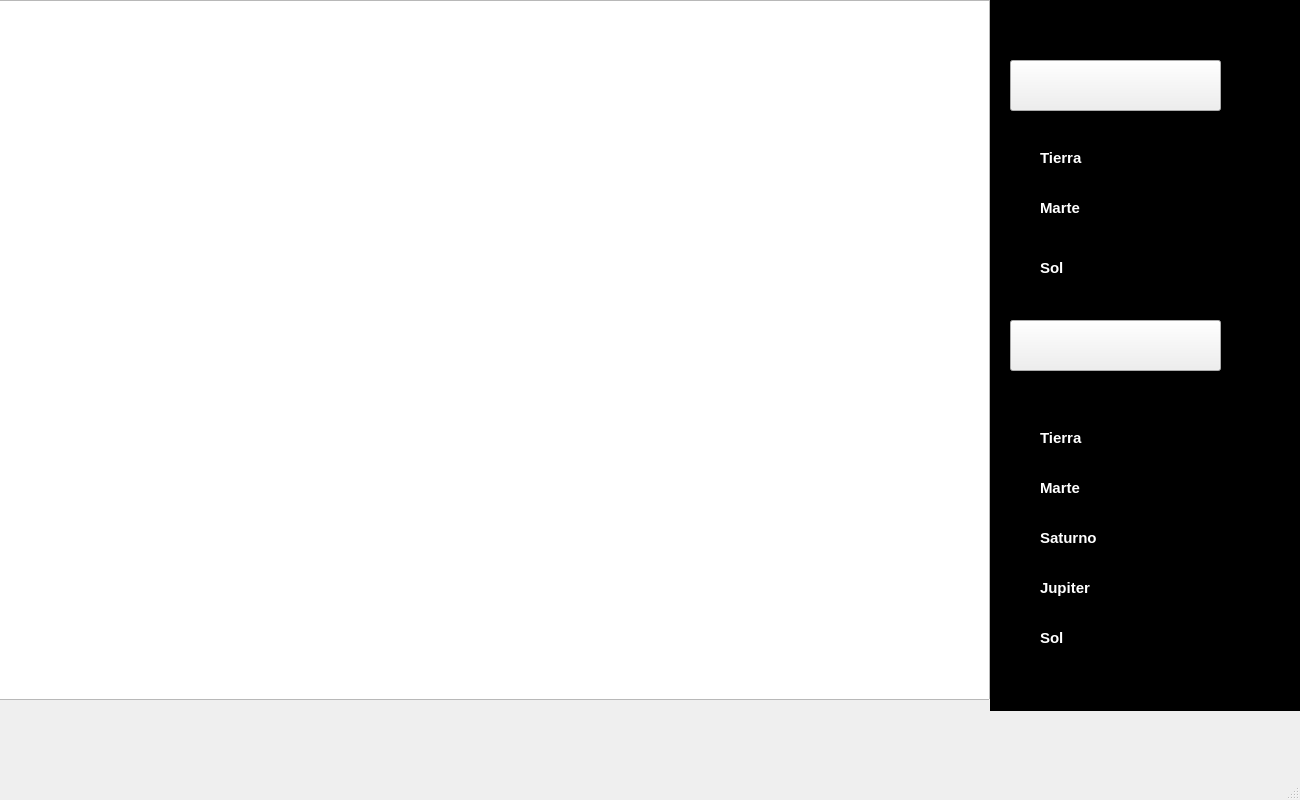
<?xml version="1.0" encoding="UTF-8"?>
<ui version="4.0">
 <class>MainWindow</class>
 <widget class="QMainWindow" name="MainWindow">
  <property name="geometry">
   <rect>
    <x>0</x>
    <y>0</y>
    <width>1300</width>
    <height>800</height>
   </rect>
  </property>
  <property name="windowTitle">
   <string>MainWindow</string>
  </property>
  <widget class="QWidget" name="centralwidget">
   <property name="sizePolicy">
    <sizepolicy hsizetype="Expanding" vsizetype="Preferred">
     <horstretch>0</horstretch>
     <verstretch>0</verstretch>
    </sizepolicy>
   </property>
   <widget class="QGraphicsView" name="graphicsView">
    <property name="geometry">
     <rect>
      <x>-10</x>
      <y>0</y>
      <width>1000</width>
      <height>700</height>
     </rect>
    </property>
    <property name="verticalScrollBarPolicy">
     <enum>Qt::ScrollBarAlwaysOff</enum>
    </property>
    <property name="horizontalScrollBarPolicy">
     <enum>Qt::ScrollBarAlwaysOff</enum>
    </property>
   </widget>
   <widget class="QPushButton" name="sistema1">
    <property name="geometry">
     <rect>
      <x>1010</x>
      <y>60</y>
      <width>211</width>
      <height>51</height>
     </rect>
    </property>
    <property name="font">
     <font>
      <family>Arial Black</family>
      <pointsize>14</pointsize>
      <weight>75</weight>
      <bold>true</bold>
     </font>
    </property>
    <property name="whatsThis">
     <string>&lt;!DOCTYPE HTML PUBLIC &quot;-//W3C//DTD HTML 4.0//EN&quot; &quot;http://www.w3.org/TR/REC-html40/strict.dtd&quot;&gt;
&lt;html&gt;&lt;head&gt;&lt;meta name=&quot;qrichtext&quot; content=&quot;1&quot; /&gt;&lt;style type=&quot;text/css&quot;&gt;
p, li { white-space: pre-wrap; }
&lt;/style&gt;&lt;/head&gt;&lt;body style=&quot; font-family:'Arial Black'; font-size:14pt; font-weight:600; font-style:normal;&quot;&gt;
&lt;p align=&quot;justify&quot; style=&quot; margin-top:12px; margin-bottom:12px; margin-left:0px; margin-right:0px; -qt-block-indent:0; text-indent:0px;&quot;&gt;&lt;img src=&quot;:/imagenes/sistema1.jpg&quot; /&gt;&lt;/p&gt;&lt;/body&gt;&lt;/html&gt;</string>
    </property>
    <property name="styleSheet">
     <string notr="true">background-image: url(:/imagenes/sistema1.jpg);
</string>
    </property>
    <property name="text">
     <string/>
    </property>
   </widget>
   <widget class="QLabel" name="label">
    <property name="geometry">
     <rect>
      <x>990</x>
      <y>0</y>
      <width>311</width>
      <height>711</height>
     </rect>
    </property>
    <property name="styleSheet">
     <string notr="true">background-color: rgb(0, 0, 0);</string>
    </property>
    <property name="text">
     <string/>
    </property>
   </widget>
   <widget class="QPushButton" name="sistema2">
    <property name="geometry">
     <rect>
      <x>1010</x>
      <y>320</y>
      <width>211</width>
      <height>51</height>
     </rect>
    </property>
    <property name="whatsThis">
     <string>&lt;html&gt;&lt;head/&gt;&lt;body&gt;&lt;p&gt;&lt;img src=&quot;:/imagenes/sistema2.jpg&quot;/&gt;&lt;/p&gt;&lt;/body&gt;&lt;/html&gt;</string>
    </property>
    <property name="styleSheet">
     <string notr="true">background-image: url(:/imagenes/sistema2.jpg);</string>
    </property>
    <property name="text">
     <string/>
    </property>
   </widget>
   <widget class="QLabel" name="tierra">
    <property name="geometry">
     <rect>
      <x>1010</x>
      <y>150</y>
      <width>21</width>
      <height>21</height>
     </rect>
    </property>
    <property name="whatsThis">
     <string>&lt;html&gt;&lt;head/&gt;&lt;body&gt;&lt;p&gt;&lt;img src=&quot;:/imagenes/tierra.png&quot;/&gt;&lt;/p&gt;&lt;/body&gt;&lt;/html&gt;</string>
    </property>
    <property name="styleSheet">
     <string notr="true">background-image: url(:/imagenes/tierra.png);</string>
    </property>
    <property name="text">
     <string/>
    </property>
   </widget>
   <widget class="QLabel" name="tierra_2">
    <property name="geometry">
     <rect>
      <x>1010</x>
      <y>200</y>
      <width>21</width>
      <height>21</height>
     </rect>
    </property>
    <property name="whatsThis">
     <string>&lt;html&gt;&lt;head/&gt;&lt;body&gt;&lt;p&gt;&lt;img src=&quot;:/imagenes/tierra.png&quot;/&gt;&lt;/p&gt;&lt;/body&gt;&lt;/html&gt;</string>
    </property>
    <property name="styleSheet">
     <string notr="true">background-image: url(:/imagenes/marte.png);</string>
    </property>
    <property name="text">
     <string/>
    </property>
   </widget>
   <widget class="QLabel" name="tierra_3">
    <property name="geometry">
     <rect>
      <x>1005</x>
      <y>250</y>
      <width>31</width>
      <height>31</height>
     </rect>
    </property>
    <property name="whatsThis">
     <string>&lt;html&gt;&lt;head/&gt;&lt;body&gt;&lt;p&gt;&lt;img src=&quot;:/imagenes/tierra.png&quot;/&gt;&lt;/p&gt;&lt;/body&gt;&lt;/html&gt;</string>
    </property>
    <property name="styleSheet">
     <string notr="true">background-image: url(:/imagenes/sol.png);</string>
    </property>
    <property name="text">
     <string/>
    </property>
   </widget>
   <widget class="QLabel" name="label_2">
    <property name="geometry">
     <rect>
      <x>1040</x>
      <y>150</y>
      <width>71</width>
      <height>16</height>
     </rect>
    </property>
    <property name="font">
     <font>
      <pointsize>11</pointsize>
      <weight>75</weight>
      <bold>true</bold>
     </font>
    </property>
    <property name="styleSheet">
     <string notr="true">color: rgb(255, 255, 255);</string>
    </property>
    <property name="text">
     <string>Tierra</string>
    </property>
   </widget>
   <widget class="QLabel" name="label_3">
    <property name="geometry">
     <rect>
      <x>1040</x>
      <y>200</y>
      <width>71</width>
      <height>16</height>
     </rect>
    </property>
    <property name="font">
     <font>
      <pointsize>11</pointsize>
      <weight>75</weight>
      <bold>true</bold>
     </font>
    </property>
    <property name="styleSheet">
     <string notr="true">color: rgb(255, 255, 255);</string>
    </property>
    <property name="text">
     <string>Marte</string>
    </property>
   </widget>
   <widget class="QLabel" name="label_4">
    <property name="geometry">
     <rect>
      <x>1040</x>
      <y>260</y>
      <width>71</width>
      <height>16</height>
     </rect>
    </property>
    <property name="font">
     <font>
      <pointsize>11</pointsize>
      <weight>75</weight>
      <bold>true</bold>
     </font>
    </property>
    <property name="styleSheet">
     <string notr="true">color: rgb(255, 255, 255);</string>
    </property>
    <property name="text">
     <string>Sol</string>
    </property>
   </widget>
   <widget class="QLabel" name="tierra_4">
    <property name="geometry">
     <rect>
      <x>1005</x>
      <y>620</y>
      <width>31</width>
      <height>31</height>
     </rect>
    </property>
    <property name="whatsThis">
     <string>&lt;html&gt;&lt;head/&gt;&lt;body&gt;&lt;p&gt;&lt;img src=&quot;:/imagenes/tierra.png&quot;/&gt;&lt;/p&gt;&lt;/body&gt;&lt;/html&gt;</string>
    </property>
    <property name="styleSheet">
     <string notr="true">background-image: url(:/imagenes/sol.png);</string>
    </property>
    <property name="text">
     <string/>
    </property>
   </widget>
   <widget class="QLabel" name="label_5">
    <property name="geometry">
     <rect>
      <x>1040</x>
      <y>630</y>
      <width>71</width>
      <height>16</height>
     </rect>
    </property>
    <property name="font">
     <font>
      <pointsize>11</pointsize>
      <weight>75</weight>
      <bold>true</bold>
     </font>
    </property>
    <property name="styleSheet">
     <string notr="true">color: rgb(255, 255, 255);</string>
    </property>
    <property name="text">
     <string>Sol</string>
    </property>
   </widget>
   <widget class="QLabel" name="tierra_5">
    <property name="geometry">
     <rect>
      <x>1010</x>
      <y>480</y>
      <width>21</width>
      <height>21</height>
     </rect>
    </property>
    <property name="whatsThis">
     <string>&lt;html&gt;&lt;head/&gt;&lt;body&gt;&lt;p&gt;&lt;img src=&quot;:/imagenes/tierra.png&quot;/&gt;&lt;/p&gt;&lt;/body&gt;&lt;/html&gt;</string>
    </property>
    <property name="styleSheet">
     <string notr="true">background-image: url(:/imagenes/marte.png);</string>
    </property>
    <property name="text">
     <string/>
    </property>
   </widget>
   <widget class="QLabel" name="label_6">
    <property name="geometry">
     <rect>
      <x>1040</x>
      <y>430</y>
      <width>71</width>
      <height>16</height>
     </rect>
    </property>
    <property name="font">
     <font>
      <pointsize>11</pointsize>
      <weight>75</weight>
      <bold>true</bold>
     </font>
    </property>
    <property name="styleSheet">
     <string notr="true">color: rgb(255, 255, 255);</string>
    </property>
    <property name="text">
     <string>Tierra</string>
    </property>
   </widget>
   <widget class="QLabel" name="label_7">
    <property name="geometry">
     <rect>
      <x>1040</x>
      <y>480</y>
      <width>71</width>
      <height>16</height>
     </rect>
    </property>
    <property name="font">
     <font>
      <pointsize>11</pointsize>
      <weight>75</weight>
      <bold>true</bold>
     </font>
    </property>
    <property name="styleSheet">
     <string notr="true">color: rgb(255, 255, 255);</string>
    </property>
    <property name="text">
     <string>Marte</string>
    </property>
   </widget>
   <widget class="QLabel" name="tierra_6">
    <property name="geometry">
     <rect>
      <x>1010</x>
      <y>430</y>
      <width>21</width>
      <height>21</height>
     </rect>
    </property>
    <property name="whatsThis">
     <string>&lt;html&gt;&lt;head/&gt;&lt;body&gt;&lt;p&gt;&lt;img src=&quot;:/imagenes/tierra.png&quot;/&gt;&lt;/p&gt;&lt;/body&gt;&lt;/html&gt;</string>
    </property>
    <property name="styleSheet">
     <string notr="true">background-image: url(:/imagenes/tierra.png);</string>
    </property>
    <property name="text">
     <string/>
    </property>
   </widget>
   <widget class="QLabel" name="tierra_7">
    <property name="geometry">
     <rect>
      <x>1000</x>
      <y>530</y>
      <width>36</width>
      <height>21</height>
     </rect>
    </property>
    <property name="whatsThis">
     <string>&lt;html&gt;&lt;head/&gt;&lt;body&gt;&lt;p&gt;&lt;img src=&quot;:/imagenes/tierra.png&quot;/&gt;&lt;/p&gt;&lt;/body&gt;&lt;/html&gt;</string>
    </property>
    <property name="styleSheet">
     <string notr="true">background-image: url(:/imagenes/saturno.png);</string>
    </property>
    <property name="text">
     <string/>
    </property>
   </widget>
   <widget class="QLabel" name="label_8">
    <property name="geometry">
     <rect>
      <x>1040</x>
      <y>530</y>
      <width>71</width>
      <height>16</height>
     </rect>
    </property>
    <property name="font">
     <font>
      <pointsize>11</pointsize>
      <weight>75</weight>
      <bold>true</bold>
     </font>
    </property>
    <property name="styleSheet">
     <string notr="true">color: rgb(255, 255, 255);</string>
    </property>
    <property name="text">
     <string>Saturno</string>
    </property>
   </widget>
   <widget class="QLabel" name="tierra_8">
    <property name="geometry">
     <rect>
      <x>1000</x>
      <y>570</y>
      <width>36</width>
      <height>31</height>
     </rect>
    </property>
    <property name="whatsThis">
     <string>&lt;html&gt;&lt;head/&gt;&lt;body&gt;&lt;p&gt;&lt;img src=&quot;:/imagenes/tierra.png&quot;/&gt;&lt;/p&gt;&lt;/body&gt;&lt;/html&gt;</string>
    </property>
    <property name="styleSheet">
     <string notr="true">background-image: url(:/imagenes/jupiter.png);</string>
    </property>
    <property name="text">
     <string/>
    </property>
   </widget>
   <widget class="QLabel" name="label_9">
    <property name="geometry">
     <rect>
      <x>1040</x>
      <y>580</y>
      <width>71</width>
      <height>16</height>
     </rect>
    </property>
    <property name="font">
     <font>
      <pointsize>11</pointsize>
      <weight>75</weight>
      <bold>true</bold>
     </font>
    </property>
    <property name="styleSheet">
     <string notr="true">color: rgb(255, 255, 255);</string>
    </property>
    <property name="text">
     <string>Jupiter</string>
    </property>
   </widget>
   <zorder>graphicsView</zorder>
   <zorder>label</zorder>
   <zorder>sistema1</zorder>
   <zorder>sistema2</zorder>
   <zorder>tierra</zorder>
   <zorder>tierra_2</zorder>
   <zorder>tierra_3</zorder>
   <zorder>label_2</zorder>
   <zorder>label_3</zorder>
   <zorder>label_4</zorder>
   <zorder>tierra_4</zorder>
   <zorder>label_5</zorder>
   <zorder>tierra_5</zorder>
   <zorder>label_6</zorder>
   <zorder>label_7</zorder>
   <zorder>tierra_6</zorder>
   <zorder>tierra_7</zorder>
   <zorder>label_8</zorder>
   <zorder>tierra_8</zorder>
   <zorder>label_9</zorder>
  </widget>
  <widget class="QMenuBar" name="menubar">
   <property name="geometry">
    <rect>
     <x>0</x>
     <y>0</y>
     <width>1300</width>
     <height>22</height>
    </rect>
   </property>
  </widget>
  <widget class="QStatusBar" name="statusbar"/>
 </widget>
 <resources/>
 <connections/>
</ui>
